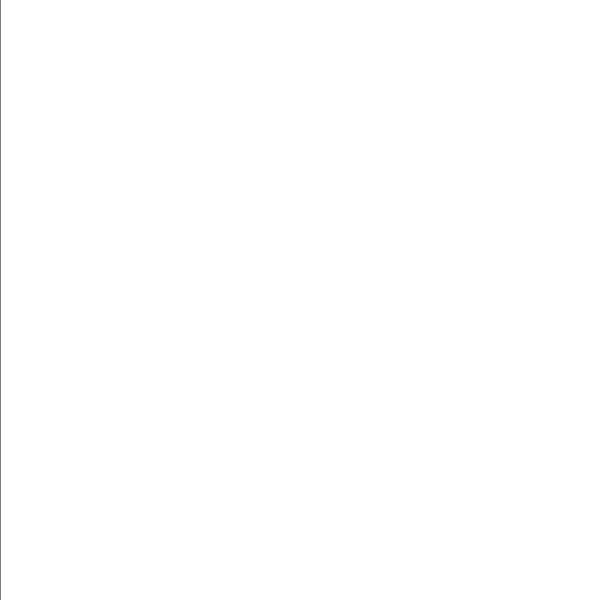
Frame 1 (no input)
Frame 60 (no input): blank canvas, image omitted
Frame 120 (the mouse pressed at the canvas centre since frame 60): blank canvas, image omitted

The p5.js sketch that drew this single still picture (run headless with seeded random() and noise() and a simulated clock; from frame 60 on, the mouse is pressed at the canvas centre):

// p5.js sketch
// ── sketch.js
var x = 0;

function setup() {
  createCanvas(600, 600);
}

function draw() {
  background(255);

  line(x, 0, x, height);
  x += 2;

  if (x >= width) {
    x = 0;
  }
}
